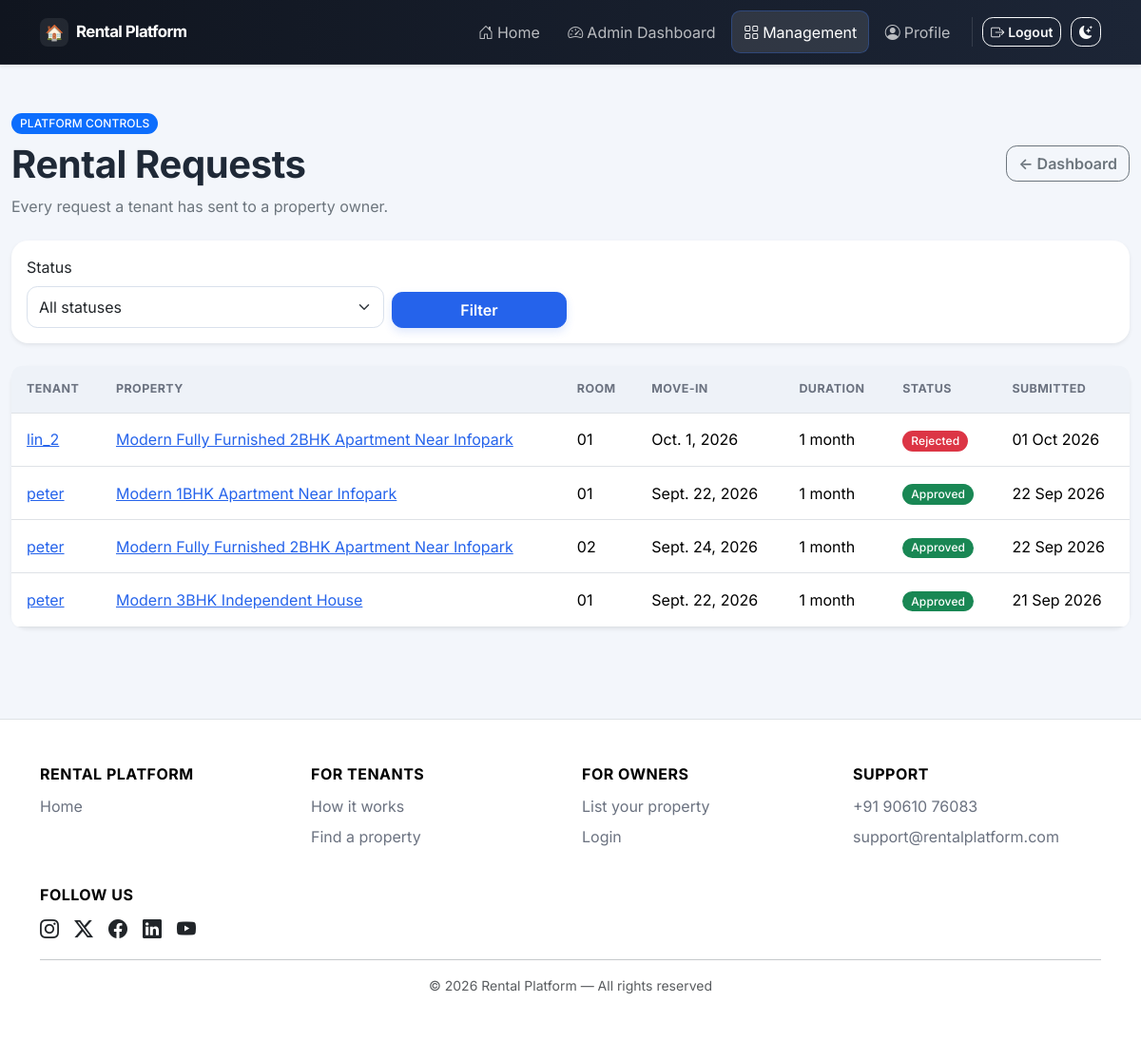
/admin-dashboard/rental-requests/ (signed in), run on an earlier commit of the app's database.
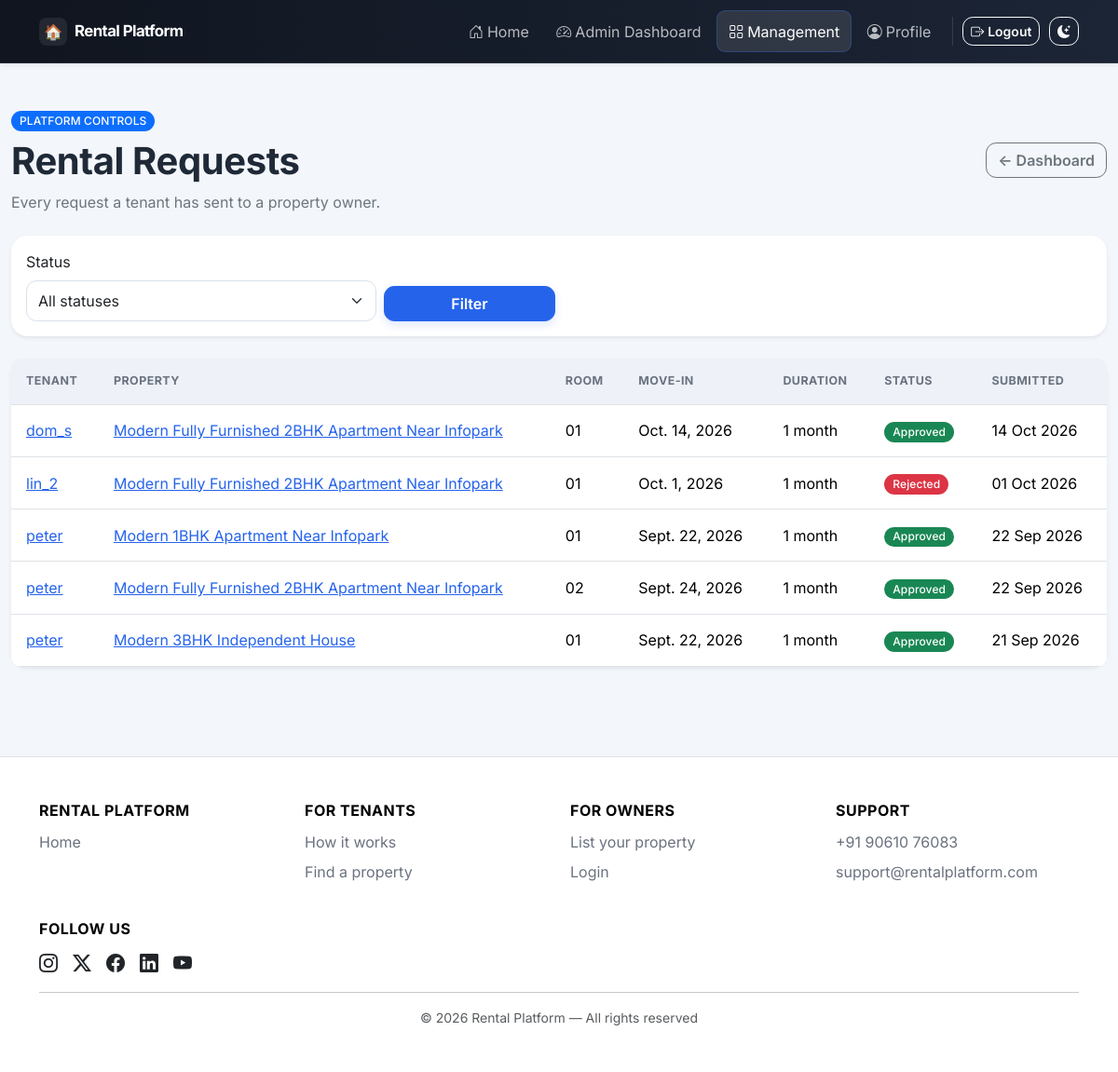
And on a later commit of the database.
### bookings/models.py (models this page shows, shortened)
class RentalRequest(models.Model):
    class Status(models.TextChoices):
        PENDING = "PENDING", "Pending"
        APPROVED = "APPROVED", "Approved"
        REJECTED = "REJECTED", "Rejected"
        CANCELLED = "CANCELLED", "Cancelled"
    tenant = models.ForeignKey(settings.AUTH_USER_MODEL, on_delete=models.CASCADE, related_name="rental_requests")
    property = models.ForeignKey(Property, on_delete=models.CASCADE, related_name="rental_requests")
    room = models.ForeignKey(Room, on_delete=models.SET_NULL, null=True, blank=True, related_name="rental_requests")
    move_in_date = models.DateField()
    duration_months = models.PositiveSmallIntegerField(
        "Rental duration (months)",
        default=MIN_RENTAL_MONTHS,
        validators=[MinValueValidator(MIN_RENTAL_MONTHS), MaxValueValidator(MAX_RENTAL_MONTHS)],
    )
    message = models.TextField(blank=True)
    status = models.CharField(max_length=12, choices=Status.choices, default=Status.PENDING, db_index=True)
    owner_note = models.TextField(blank=True)
    created_at = models.DateTimeField(auto_now_add=True)
    updated_at = models.DateTimeField(auto_now=True)
    class Meta:
        ordering = ["-created_at"]
    def duration_display(self):
        return format_duration(self.duration_months)

### accounts/models.py (models this page shows, shortened)
class User(AbstractUser):
    class Role(models.TextChoices):
        ADMIN = "ADMIN", "Admin"
        OWNER = "OWNER", "Property Owner"
        TENANT = "TENANT", "Tenant"
        TECHNICIAN = "TECHNICIAN", "Technician"
    email = models.EmailField(unique=True)
    phone = models.CharField(max_length=15, blank=True)
    profile_image = models.ImageField(upload_to="profiles/", blank=True, null=True)
    role = models.CharField(max_length=10, choices=Role.choices, default=Role.TENANT)

### properties/models.py (models this page shows, shortened)
class Property(models.Model):
    class PropertyType(models.TextChoices):
        APARTMENT = "APARTMENT", "Apartment"
        HOUSE = "HOUSE", "House"
        VILLA = "VILLA", "Villa"
        STUDIO = "STUDIO", "Studio"
        PG = "PG", "PG / Shared Accommodation"
        OFFICE = "OFFICE", "Office"
        OTHER = "OTHER", "Other"
    owner = models.ForeignKey(
        settings.AUTH_USER_MODEL,
        on_delete=models.CASCADE,
        related_name="properties",
    )
    title = models.CharField(max_length=200)
    description = models.TextField()
    property_type = models.CharField(max_length=20, choices=PropertyType.choices)
    location = models.CharField(max_length=150, db_index=True)
    address = models.TextField()
    latitude = models.DecimalField(
        max_digits=9,
        decimal_places=6,
        null=True,
        blank=True,
        validators=[MinValueValidator(-90), MaxValueValidator(90)],
    )
    longitude = models.DecimalField(
        max_digits=9,
        decimal_places=6,
        null=True,
        blank=True,
        validators=[MinValueValidator(-180), MaxValueValidator(180)],
    )
    number_of_rooms = models.PositiveIntegerField(default=1)
    rent = models.DecimalField(max_digits=12, decimal_places=2, validators=[MinValueValidator(0)])
    available = models.BooleanField(default=True, db_index=True)
    class VerificationStatus(models.TextChoices):
        PENDING = "PENDING", "Pending review"
        VERIFIED = "VERIFIED", "Verified"
        REJECTED = "REJECTED", "Needs changes"
    verification_status = models.CharField(max_length=12, choices=VerificationStatus.choices, default=VerificationStatus.PENDING, db_index=True)
    verification_note = models.CharField(max_length=300, blank=True)
    amenities = models.ManyToManyField(Amenity, blank=True, related_name="properties")
    created_at = models.DateTimeField(auto_now_add=True)
    updated_at = models.DateTimeField(auto_now=True)
    class Meta:
        ordering = ["-created_at"]

class Room(models.Model):
    class RoomType(models.TextChoices):
        SINGLE = "SINGLE", "Single"
        DOUBLE = "DOUBLE", "Double"
        SHARED = "SHARED", "Shared"
        MASTER = "MASTER", "Master"
        OTHER = "OTHER", "Other"
    property = models.ForeignKey(Property, on_delete=models.CASCADE, related_name="rooms")
    room_number = models.CharField(max_length=50)
    room_type = models.CharField(max_length=20, choices=RoomType.choices, default=RoomType.SINGLE)
    rent = models.DecimalField(max_digits=12, decimal_places=2, validators=[MinValueValidator(0)])
    available = models.BooleanField(default=True)
    description = models.TextField(blank=True)
    class Meta:
        ordering = ["room_number"]
        constraints = [
            models.UniqueConstraint(fields=["property", "room_number"], name="unique_room_number_per_property")
        ]

### core/views.py (the view)
# urls.py: path("admin-dashboard/rental-requests/", views.admin_rental_requests, name="admin_rental_requests"),
@login_required
def admin_rental_requests(request):
    if not _admin_only(request):
        messages.error(request, "Admin access is required.")
        return redirect("accounts:dashboard")
    requests_qs = RentalRequest.objects.select_related("tenant", "property", "room")
    status = request.GET.get("status", "").strip()
    if status in dict(RentalRequest.Status.choices):
        requests_qs = requests_qs.filter(status=status)
    return render(request, "core/admin_rental_requests.html", {
        "requests": requests_qs,
        "statuses": RentalRequest.Status.choices,
        "selected_status": status,
    })

### bookings/utils.py (called while the page is built)
def format_duration(months):
    if not months:
        return ""
    years, rem = divmod(months, 12)
    parts = []
    if years:
        parts.append(f"{years} year{'s' if years != 1 else ''}")
    if rem:
        parts.append(f"{rem} month{'s' if rem != 1 else ''}")
    return " ".join(parts)

### core/views.py (called while the page is built)
def _admin_only(request):
    return request.user.is_authenticated and (request.user.is_superuser or request.user.role == User.Role.ADMIN)

### templates/core/admin_rental_requests.html (shortened to what this page needs)
{% extends "base.html" %}
{% block content %}
<div class="container py-5">
  <div class="d-flex flex-wrap justify-content-between align-items-center gap-3 mb-4">
    <div>
      <span class="badge text-bg-primary">PLATFORM CONTROLS</span>
      <h1 class="fw-bold mt-2">Rental Requests</h1>
      <p class="text-secondary mb-0">Every request a tenant has sent to a property owner.</p>
    </div>
    <a class="btn btn-outline-secondary" href="{% url 'core:admin_dashboard' %}">&larr; Dashboard</a>
  </div>
  <form class="card border-0 shadow-sm p-3 mb-4" method="get">
    <div class="row g-2 align-items-end">
      <div class="col-md-4">
        <label class="form-label">Status</label>
        <select name="status" class="form-select">
          <option value="">All statuses</option>
        </select>
      </div>
      <div class="col-md-2"><button class="btn btn-primary w-100">Filter</button></div>
    </div>
  </form>
  <div class="card border-0 shadow-sm">
    <div class="table-responsive">
      <table class="table align-middle mb-0">
        <thead>
          <tr><th>Tenant</th><th>Property</th><th>Room</th><th>Move-in</th><th>Duration</th><th>Status</th><th>Submitted</th></tr>
        </thead>
        <tbody>
          {% for item in requests %}
          <tr>
            <td><a href="{% url 'core:admin_user_detail' item.tenant.pk %}">{{ item.tenant.username }}</a></td>
            <td><a href="{% url 'core:admin_property_detail' item.property.pk %}">{{ item.property.title }}</a></td>
            <td>{% if item.room %}{{ item.room.room_number }}{% else %}Entire property{% endif %}</td>
            <td>{{ item.move_in_date }}</td>
            <td>{{ item.duration_display }}</td>
            <td><span class="badge {% if item.status == 'APPROVED' %}text-bg-success{% elif item.status == 'REJECTED' %}text-bg-danger{% elif item.status == 'CANCELLED' %}text-bg-secondary{% else %}text-bg-warning{% endif %}">{{ item.get_status_display }}</span></td>
            <td>{{ item.created_at|date:"d M Y" }}</td>
          </tr>
          {% empty %}
          <tr><td colspan="7" class="text-center text-secondary py-5">No rental requests found.</td></tr>
          {% endfor %}
        </tbody>
      </table>
    </div>
  </div>
</div>
{% endblock %}

What changed in the data, as far as the page shows it:
added RentalRequest: tenant.username "dom_s", property "Modern Fully Furnished 2BHK Apartment Near Infopark", room.room_number "01", move_in_date "Oct. 14, 2026", duration_display "1 month", status "Approved", created_at "14 Oct 2026"
